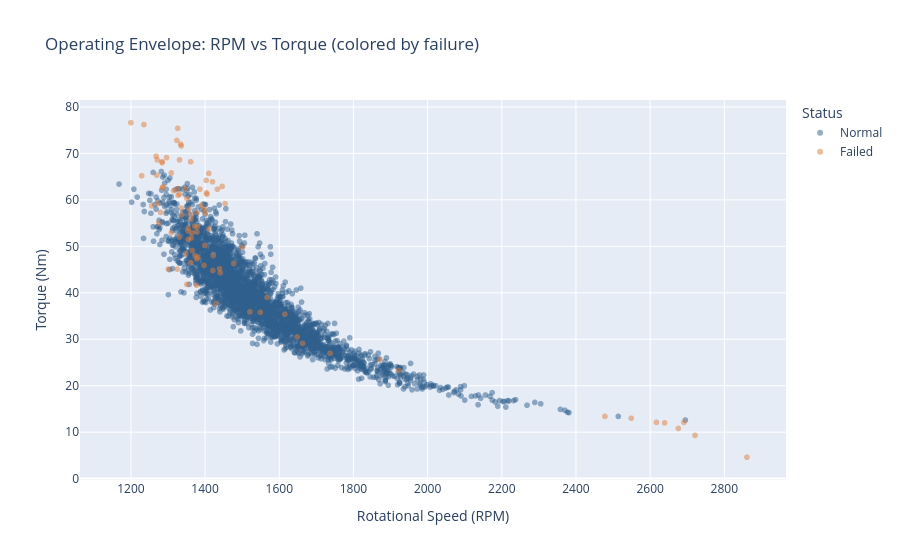

The code cell stored with this chart in its notebook:
### Code cell
# ── CELL 13: Operating Envelope Scatter ─────────────
# Sample 3000 points for speed (scatter of 10k is slow)
df_sample = df_clean.sample(3000, random_state=42)
df_sample['Status'] = df_sample['machine_failure'].map({0: 'Normal', 1: 'Failed'})

fig = px.scatter(
    df_sample, x='rpm', y='torque_nm',
    color='Status',
    color_discrete_map={'Normal': '#2E5E8C', 'Failed': '#E07B39'},
    opacity=0.5, size_max=6,
    title='Operating Envelope: RPM vs Torque (colored by failure)',
    labels={'rpm': 'Rotational Speed (RPM)', 'torque_nm': 'Torque (Nm)'}
)
fig.write_html('../figures/07_operating_envelope.html')
fig.write_image('../figures/07_operating_envelope.png', scale=2)
fig.show()

### Figure 1 — Plotly figure (JSON) as saved in the notebook; plotly's stock layout.template omitted (floating-point values rounded to 4 significant figures; data arrays with more than 128 entries replaced by an {"elided": "..."} marker saying what was removed)
{"data": [{"hovertemplate": "Status=Normal<br>Rotational Speed (RPM)=%{x}<br>Torque (Nm)=%{y}<extra></extra>", "legendgroup": "Normal", "marker": {"color": "#2E5E8C", "opacity": 0.5, "symbol": "circle"}, "mode": "markers", "name": "Normal", "showlegend": true, "type": "scattergl", "x": {"elided": "2907 int values"}, "xaxis": "x", "y": {"elided": "2907 float values"}, "yaxis": "y"}, {"hovertemplate": "Status=Failed<br>Rotational Speed (RPM)=%{x}<br>Torque (Nm)=%{y}<extra></extra>", "legendgroup": "Failed", "marker": {"color": "#E07B39", "opacity": 0.5, "symbol": "circle"}, "mode": "markers", "name": "Failed", "showlegend": true, "type": "scattergl", "x": [1421, 1397, 1377, 1386, 1331, 1285, 1336, 1422, 1325, 1420, 1429, 2549, 1286, 1331, 1301, 1363, 1354, 1357, 1348, 1309, 1390, 1549, 1567, 1373, 1327, 1379, 1501, 1351, 2861, 1362, 1355, 1268, 1361, 1315, 1379, 1324, 1270, 2691, 1336, 1365, 1334, 1411, 1380, 1663, 1377, 2478, 1378, 1400, 1284, 1284, 1296, 1615, 1404, 1405, 1441, 1326, 1648, 1200, 1362, 1521, 2721, 1433, 1280, 1737, 1372, 2639, 1399, 1337, 1256, 1271, 1275, 1361, 1446, 1229, 1454, 1871, 1922, 1235, 1272, 1365, 1477, 1354, 1399, 1351, 1309, 1346, 1403, 1331, 1439, 2617, 2676, 1325, 1410], "xaxis": "x", "y": [44.8, 45.9, 47.3, 62.3, 68.6, 62.6, 58.2, 48.0, 62.4, 63.9, 37.7, 13.0, 62.8, 61.2, 45.1, 51.8, 53.9, 58.0, 48.4, 52.9, 58.8, 35.8, 39.0, 48.0, 61.0, 54.2, 49.8, 41.8, 4.6, 56.8, 51.5, 69.4, 68.2, 62.0, 57.3, 72.8, 65.3, 12.1, 71.6, 52.9, 72.0, 53.8, 47.6, 29.1, 41.6, 13.4, 53.1, 57.1, 68.0, 68.2, 69.1, 35.4, 61.5, 61.2, 44.3, 75.4, 30.5, 76.6, 55.8, 35.9, 9.3, 62.3, 57.3, 27.0, 54.3, 12.0, 50.2, 56.8, 58.7, 68.6, 55.0, 46.5, 62.9, 65.2, 59.2, 25.6, 23.3, 76.2, 59.2, 49.1, 46.3, 53.3, 58.0, 60.3, 65.8, 62.4, 64.2, 52.0, 45.2, 12.1, 10.8, 45.1, 65.7], "yaxis": "y"}], "layout": {"legend": {"title": {"text": "Status"}, "tracegroupgap": 0}, "title": {"text": "Operating Envelope: RPM vs Torque (colored by failure)"}, "xaxis": {"anchor": "y", "domain": [0, 1], "title": {"text": "Rotational Speed (RPM)"}}, "yaxis": {"anchor": "x", "domain": [0, 1], "title": {"text": "Torque (Nm)"}}}}
